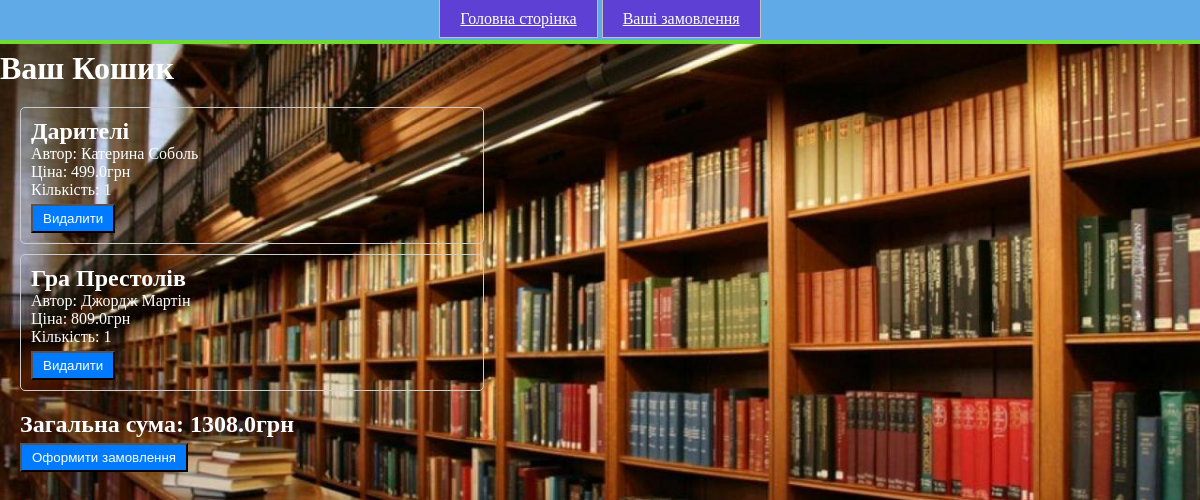
/cart (signed in), run on the app's committed database.
### app.py (models this page shows, shortened)
class ShoppingCart(db.Model):
    id = db.Column(db.Integer, primary_key=True)
    user_id = db.Column(db.Integer, db.ForeignKey('user.id'), nullable=False)
    book_id = db.Column(db.Integer, db.ForeignKey('book.id'), nullable=False)
    quantity = db.Column(db.Integer, nullable=False, default=1)
    book = db.relationship('Book', backref='cart_items')

class Book(db.Model):
    id = db.Column(db.Integer, primary_key=True)
    author = db.Column(db.String(100), nullable=False)
    title = db.Column(db.String(100), nullable=False)
    date = db.Column(db.DateTime, nullable=False)
    price = db.Column(db.Float, nullable=False)
    genre = db.Column(db.String(50), nullable=False)
    description = db.Column(db.Text, nullable=False)
    image_url = db.Column(db.String(200), nullable=False)
    reviews = db.relationship('Review', backref='book', lazy=True, cascade='all, delete-orphan')

### app.py (the view)
@app.route('/cart')
@login_required
def cart():
    cart_items = ShoppingCart.query.filter_by(user_id=current_user.id).all()
    total_price = sum(item.book.price * item.quantity for item in cart_items)
    return render_template('cart.html', cart_items=cart_items,  total_price=total_price)

### app.py (called while the page is built)
@login_manager.user_loader
def load_user(user_id):
    return User.query.get(int(user_id))

### templates/cart.html (shortened to what this page needs)
<!DOCTYPE html>
<html lang="en">
<head>
    <link rel="stylesheet" href="/static/css/head.css">
    <link rel="stylesheet" href="/static/css/cart.css">
</head>
<body>
    <div id="header">
    <ul id="nav">
        <li><a href="{{ url_for('homepage') }}">Головна сторінка</a></li>
        <li><a href="{{ url_for('list_orders') }}">Ваші замовлення</a></li>
    </ul>
    </div>
    <h1>Ваш Кошик</h1>
    <div class="container">
        {% if cart_items %}
            <ul class="cart-list">
                {% for item in cart_items %}
                    <div class="cart-info">
                        <h2>{{ item.book.title }}</h2>
                        <p>Автор: {{ item.book.author }}</p>
                        <p>Ціна: {{ item.book.price }}грн</p>
                        <p>Кількість: {{ item.quantity }}</p>
                        <form action="{{ url_for('remove_from_cart', item_id=item.id) }}" method="post">
                            <button type="submit">Видалити</button>
                        </form>
                    </div>
                {% endfor %}
            </ul>
            <div class="total">
                <h2>Загальна сума: {{ total_price }}грн</h2>
                <form action="{{ url_for('checkout') }}">
                    <button type="submit">Оформити замовлення</button>
                </form>
            </div>
        {% else %}
            <p>Ваш кошик порожній.</p>
        {% endif %}
    </div>
</body>
</html>

### static/css/head.css (style rules this page uses)
* { margin:0; padding:0; }
body { background-image: url('/static/vendor/library.png'); background-size: cover; background-repeat: repeat; background-position: center; height: 100vh; color:white; }
#header { width: 100%; height: 40px; text-align: center; border-bottom: 4px solid #70dc30; background: #5faae7; color: #fff; position: fixed; }
#nav { padding-top: 10px; }
#nav li { display: inline; border: 1px solid silver; background: #5e40d5; padding: 10px 20px; cursor: pointer; }
#nav li a { color: #fff; background: #5e40d5; cursor: pointer; }

### static/css/cart.css (style rules this page uses)
h1 { padding-top: 50px; }
.container { margin: 20px; }
.cart-list { padding-right: 60%; }
.cart-info { border: 1px solid #ccc; border-radius: 5px; padding: 10px; margin-bottom: 10px; }
.cart-info h2 { margin-top: 0; }
.total { margin-top: 20px; }
.total h2 { margin: 0; }
button { background-color: #007bff; color: #fff; padding: 5px 10px; cursor: pointer; margin-top: 5px; }

### data on the page
ShoppingCart: book "Дарителі", book.author "Катерина Соболь", book.price "499.0", quantity "1"
ShoppingCart: book "Гра Престолів", book.author "Джордж Мартін", book.price "809.0", quantity "1"

### other printed values
{{ total_price }} "1308.0"
